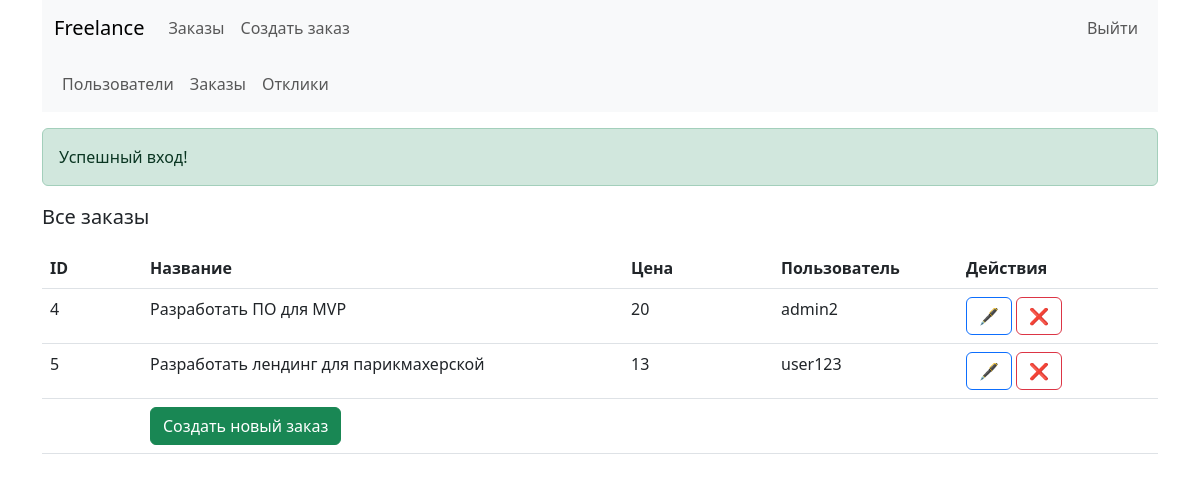
The app's page /admin/order (signed in) with its own data.
### tables this page shows
CREATE TABLE `orders` (
  `id` int NOT NULL,
  `title` varchar(255) NOT NULL,
  `description` text NOT NULL,
  `price` int DEFAULT NULL,
  `user_id` int NOT NULL
);

CREATE TABLE `users` (
  `id` int NOT NULL,
  `login` varchar(255) NOT NULL,
  `password` varchar(255) NOT NULL,
  `is_admin` tinyint(1) NOT NULL DEFAULT '0'
);

### app/Core/View.php (called while the page is built, shortened)
<?php
abstract class View
{
    public function html(string $template = 'index', array $data = []): void
    {
        include 'app/layouts/layout.tpl.php';
        die();
    }
}

### app/Controllers/Admin/OrderController.php (called while the page is built, shortened)
<?php
class OrderController extends Controller
{
    public function __construct()
    {
        $this->model = new OrderModel;
        $this->view  = new AdminOrderView;
    }
    public function indexAction(): void
    {
        $orders = $this->model->all();
        $this->view->html('index', ['orders' => $orders]);
    }
}

### index.php (called while the page is built, shortened)
<?php
$router = new Router;
$router->run();

### app/Core/DB.php (called while the page is built, shortened)
<?php
class DB
{
    private PDO $connect;
    private $options = [
        PDO::ATTR_DEFAULT_FETCH_MODE => PDO::FETCH_ASSOC,
    ];
    public function __construct()
    {
        global $dbConfig;
        $dsn           = "mysql:dbname={$dbConfig['dbname']};host={$dbConfig['host']};port={$dbConfig['port']}";
        $this->connect = new \PDO ($dsn, $dbConfig['username'], $dbConfig['password'], $this->options);
    }
    public function execute($sql, $params = [])
    {
        $query = $this->connect->prepare($sql);
        $query->execute($params);
        return $query;
    }
    public function all($sql, $params = []): array
    {
        $query = $this->execute($sql, $params);
        return $query->fetchAll();
    }
}

### app/Models/OrderModel.php (called while the page is built, shortened)
<?php
class OrderModel extends Model {
    public function all(): array {
        $sql = "SELECT
                o.id, o.title, o.description, o.price, o.user_id, u.login AS user_login, COUNT(a.order_id) AS applications_count
            FROM `orders` AS o
                JOIN `users` AS u ON o.user_id = u.id
                LEFT JOIN applications AS a ON a.order_id = o.id
            GROUP BY o.id";
        return $this->database->all($sql);
    }
}

### app/Core/Model.php (called while the page is built, shortened)
<?php
abstract class Model
{
    public function __construct()
    {
        $this->database = new DB;
    }
}

### app/layouts/admin/orders/index.tpl.php (the view)
<p class="fs-5 fw-medium">Все заказы</p>
<table class="table">
    <tr>
        <th style="width: 100px;">ID</th>
        <th>Название</th>
        <th style="width: 150px;">Цена</th>
        <th>Пользователь</th>
        <th style="width: 200px;">Действия</th>
    </tr>
    <?php foreach ($data['orders'] as $order): ?>
        <tr>
            <td><?=$order['id']?></td>
            <td><?=$order['title']?></td>
            <td><?=$order['price'] ?: 'Договорная'?></td>
            <td><?=$order['user_login']?></td>
            <td>
                <a href="/admin/order/edit/<?=$order['id']?>" class="btn btn-outline-primary">🖋️</a>
                <a href="/admin/order/delete/<?=$order['id']?>" class="btn btn-outline-danger">❌</a>
            </td>
        </tr>
    <?php endforeach;?>
    <tr>
        <td></td>
        <td colspan="4">
            <a href="/admin/order/create" class="btn btn-success">Создать новый заказ</a>
        </td>
    </tr>
</table>

### records on screen
orders: id "4", title "Разработать ПО для MVP", price "20", user.login "admin2"
orders: id "5", title "Разработать лендинг для парикмахерской", price "13", user.login "user123"

### other values on screen
$_SESSION[$notify] "Успешный вход!"
